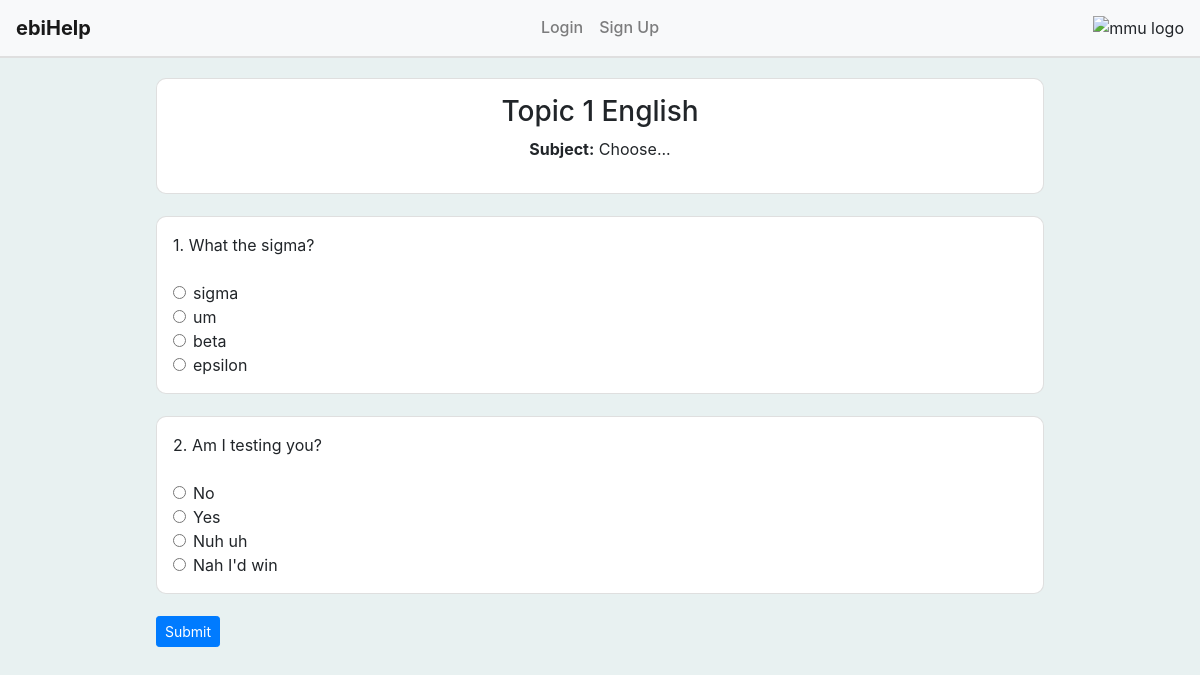
Page /display_quiz/1 on the committed database.
### website/models.py (models this page shows)
class Quiz(db.Model):
    id = db.Column(db.Integer, primary_key= True)  #creating unique id for quiz
    title = db.Column(db.String(100), nullable=False) #nullable=false means not accepting null values
    description = db.Column(db.String(200)) #actually instructions for the quiz, should appear before student answers quiz
    subject = db.Column(db.String(100), nullable= False)
    questions = db.relationship('Question', backref ='quiz', lazy=True)
    date_created = db.Column(db.DateTime(timezone=True), default=func.now())

class Question(db.Model):
    id = db.Column(db.Integer, primary_key=True)
    quiz_id = db.Column(db.Integer, db.ForeignKey('quiz.id'), nullable = False)
    text = db.Column(db.String(150), nullable = False)
    answers = db.relationship('Answer', backref='question', lazy = True)

class Answer(db.Model):
    id = db.Column(db.Integer, primary_key = True)
    question_id = db.Column(db.Integer, db.ForeignKey('question.id'), nullable=False)
    text = db.Column(String(100), nullable=False)
    is_correct =db.Column(db.Boolean, nullable = False)

### website/question.py (the view)
@question.route('/display_quiz/<int:quiz_id>', methods=['GET', 'POST'])
def display_quiz(quiz_id):
    quiz = Quiz.query.get_or_404(quiz_id)
    return render_template('quiz.html', quiz=quiz, user=current_user)

### website/templates/quiz.html (shortened to what this page needs)
{% extends "base.html" %}
{% block content %}
<body style="background-color: #E8F1F1;">
<div  class="card p-3" style="margin:0% 10%; border-radius: 10px;">
    <h3 align="center">{{quiz.title}}</h3>
    <p align="center"><strong>Subject:</strong> {{ quiz.subject }}</p>
</div>
<form action="{{ url_for('question.submit_quiz', quiz_id=quiz.id) }}" method="POST">
    {% for question in quiz.questions %}
        <div class="card p-3" style="margin:2% 10%; border-radius: 10px;">
            <p1>{{ loop.index }}. {{ question.text }}</p1><br>
            {% for answer in question.answers %}
                <div class="form-check">
                    <input class="form-check-input" type="radio" name="question_{{quiz.id }}" id="answer_{{ answer.id }}" value="{{ answer.id }}" required>
                    <label class="form-check-label" for="answer_{{ answer.id }}">
                        {{ answer.text }}
                    </label>
                </div>
            {% endfor %}
        </div>
    {% endfor %}
    <button type="submit" class="btn btn-primary btn-sm" style="margin: 0% 10%;">Submit</button>
</form>
</body>
{% endblock %}

### rows in the picture
Quiz: title "Topic 1 English", subject "Choose..."
Question: text "What the sigma?"
Answer: text "sigma"
Answer: text "um"
Answer: text "beta"
Answer: text "epsilon"
Question: text "Am I testing you?"
Answer: text "No"
Answer: text "Yes"
Answer: text "Nuh uh"
Answer: text "Nah I'd win"
